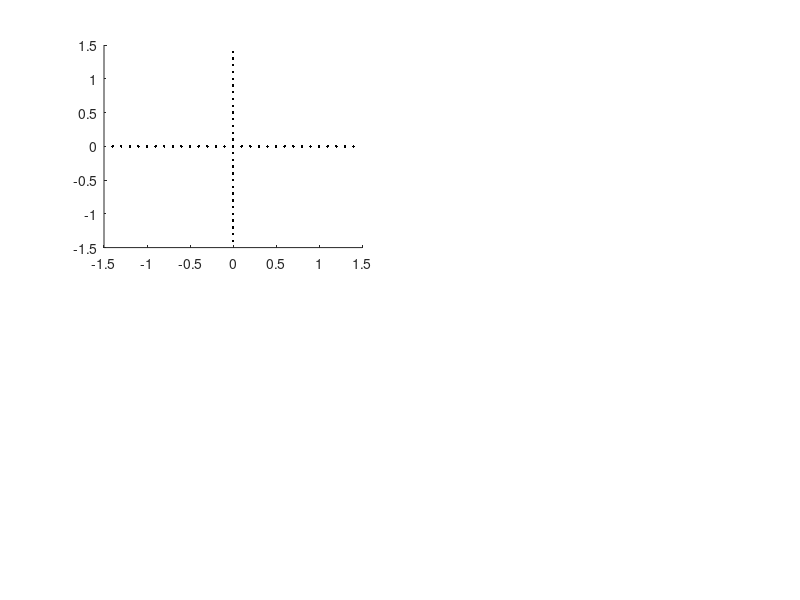

This figure's MATLAB source:
function [x,v_x,y,v_y,dt] = initial()

%x = input('Initial x position = ');
%y = input('Initial y position = ');
%v_x = input('Initial x velocity = ');
%v_y = input('Initial y velocity = ');
%dt = input('Time step = ');
x=1;
y=0;
v_x=0;
v_y=2*pi;
dt=0.001;

aspect = 1.33;
r = 1.4*sqrt(x^2+y^2);

subplot(2,2,1);
%axis([-r,r,-r/aspect,r/aspect]);
hold all;
plot(-r:0.1:r,0,'k');
plot(0,-r:0.1:r,'k');
%line([-r r],[0 0],'k');
%line([0 0],[-r r]);

%subplot(2,2,2);
%subplot(2,2,3);
%subplot(2,2,4);